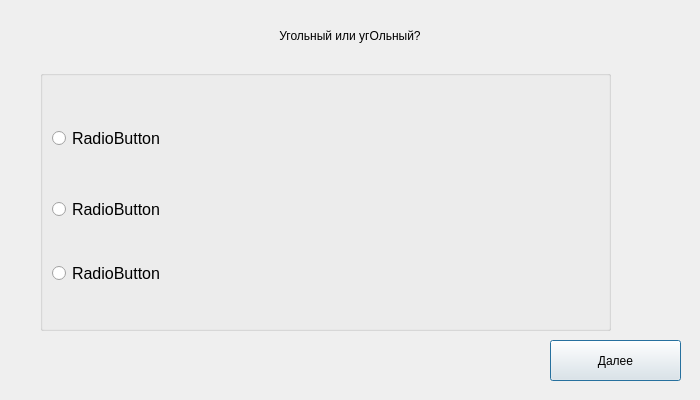
<?xml version="1.0" encoding="UTF-8"?>
<ui version="4.0">
 <class>Dialog</class>
 <widget class="QDialog" name="Dialog">
  <property name="geometry">
   <rect>
    <x>0</x>
    <y>0</y>
    <width>700</width>
    <height>400</height>
   </rect>
  </property>
  <property name="minimumSize">
   <size>
    <width>700</width>
    <height>400</height>
   </size>
  </property>
  <property name="maximumSize">
   <size>
    <width>700</width>
    <height>400</height>
   </size>
  </property>
  <property name="windowTitle">
   <string>Dialog</string>
  </property>
  <widget class="QLabel" name="label">
   <property name="geometry">
    <rect>
     <x>0</x>
     <y>10</y>
     <width>700</width>
     <height>51</height>
    </rect>
   </property>
   <property name="text">
    <string>Угольный или угОльный?</string>
   </property>
   <property name="alignment">
    <set>Qt::AlignCenter</set>
   </property>
  </widget>
  <widget class="QGroupBox" name="groupBox">
   <property name="geometry">
    <rect>
     <x>40</x>
     <y>70</y>
     <width>571</width>
     <height>261</height>
    </rect>
   </property>
   <property name="title">
    <string/>
   </property>
   <layout class="QVBoxLayout" name="verticalLayout">
    <item>
     <widget class="QRadioButton" name="rad1">
      <property name="minimumSize">
       <size>
        <width>0</width>
        <height>40</height>
       </size>
      </property>
      <property name="font">
       <font>
        <pointsize>12</pointsize>
       </font>
      </property>
      <property name="text">
       <string>RadioButton</string>
      </property>
     </widget>
    </item>
    <item>
     <widget class="QRadioButton" name="rad2">
      <property name="font">
       <font>
        <pointsize>12</pointsize>
       </font>
      </property>
      <property name="text">
       <string>RadioButton</string>
      </property>
     </widget>
    </item>
    <item>
     <widget class="QRadioButton" name="rad3">
      <property name="font">
       <font>
        <pointsize>12</pointsize>
       </font>
      </property>
      <property name="text">
       <string>RadioButton</string>
      </property>
     </widget>
    </item>
   </layout>
  </widget>
  <widget class="QPushButton" name="btnNext">
   <property name="geometry">
    <rect>
     <x>550</x>
     <y>340</y>
     <width>131</width>
     <height>41</height>
    </rect>
   </property>
   <property name="text">
    <string>Далее</string>
   </property>
  </widget>
 </widget>
 <resources/>
 <connections/>
</ui>
